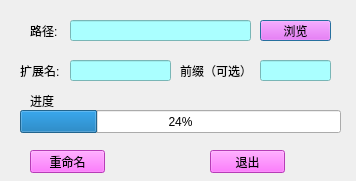
<?xml version="1.0" encoding="UTF-8"?>
<ui version="4.0">
 <class>BatReNameDlg</class>
 <widget class="QDialog" name="BatReNameDlg">
  <property name="geometry">
   <rect>
    <x>0</x>
    <y>0</y>
    <width>356</width>
    <height>181</height>
   </rect>
  </property>
  <property name="windowTitle">
   <string>批量重命名工具</string>
  </property>
  <widget class="QLineEdit" name="lineEditDir">
   <property name="geometry">
    <rect>
     <x>70</x>
     <y>20</y>
     <width>181</width>
     <height>21</height>
    </rect>
   </property>
   <property name="styleSheet">
    <string notr="true">background-color: rgb(170, 255, 255);</string>
   </property>
  </widget>
  <widget class="QPushButton" name="pushButtonOpen">
   <property name="geometry">
    <rect>
     <x>260</x>
     <y>20</y>
     <width>71</width>
     <height>21</height>
    </rect>
   </property>
   <property name="styleSheet">
    <string notr="true">background-color: rgb(255, 85, 255);</string>
   </property>
   <property name="text">
    <string>浏览</string>
   </property>
  </widget>
  <widget class="QLineEdit" name="lineEdit_Ext">
   <property name="geometry">
    <rect>
     <x>70</x>
     <y>60</y>
     <width>101</width>
     <height>21</height>
    </rect>
   </property>
   <property name="styleSheet">
    <string notr="true">background-color: rgb(170, 255, 255);</string>
   </property>
  </widget>
  <widget class="QLineEdit" name="lineEdit_Pre">
   <property name="geometry">
    <rect>
     <x>260</x>
     <y>60</y>
     <width>71</width>
     <height>21</height>
    </rect>
   </property>
   <property name="styleSheet">
    <string notr="true">background-color: rgb(170, 255, 255);</string>
   </property>
  </widget>
  <widget class="QLabel" name="label_ext">
   <property name="geometry">
    <rect>
     <x>20</x>
     <y>60</y>
     <width>41</width>
     <height>21</height>
    </rect>
   </property>
   <property name="text">
    <string>扩展名:</string>
   </property>
  </widget>
  <widget class="QLabel" name="label_Pre">
   <property name="geometry">
    <rect>
     <x>180</x>
     <y>60</y>
     <width>71</width>
     <height>21</height>
    </rect>
   </property>
   <property name="text">
    <string>前缀（可选）:</string>
   </property>
  </widget>
  <widget class="QProgressBar" name="progressBar">
   <property name="geometry">
    <rect>
     <x>20</x>
     <y>110</y>
     <width>321</width>
     <height>23</height>
    </rect>
   </property>
   <property name="value">
    <number>24</number>
   </property>
  </widget>
  <widget class="QLabel" name="label_pro">
   <property name="geometry">
    <rect>
     <x>30</x>
     <y>90</y>
     <width>171</width>
     <height>21</height>
    </rect>
   </property>
   <property name="text">
    <string>进度</string>
   </property>
  </widget>
  <widget class="QPushButton" name="pushButtonReName">
   <property name="geometry">
    <rect>
     <x>30</x>
     <y>150</y>
     <width>75</width>
     <height>23</height>
    </rect>
   </property>
   <property name="styleSheet">
    <string notr="true">background-color: rgb(255, 85, 255);</string>
   </property>
   <property name="text">
    <string>重命名</string>
   </property>
  </widget>
  <widget class="QPushButton" name="pushButtonQuit">
   <property name="geometry">
    <rect>
     <x>210</x>
     <y>150</y>
     <width>75</width>
     <height>23</height>
    </rect>
   </property>
   <property name="styleSheet">
    <string notr="true">background-color: rgb(255, 85, 255);</string>
   </property>
   <property name="text">
    <string>退出</string>
   </property>
  </widget>
  <widget class="QLabel" name="label_dir">
   <property name="geometry">
    <rect>
     <x>30</x>
     <y>20</y>
     <width>41</width>
     <height>21</height>
    </rect>
   </property>
   <property name="styleSheet">
    <string notr="true">font: 10pt &quot;宋体&quot;;</string>
   </property>
   <property name="text">
    <string>路径:</string>
   </property>
  </widget>
 </widget>
 <resources/>
 <connections/>
</ui>
